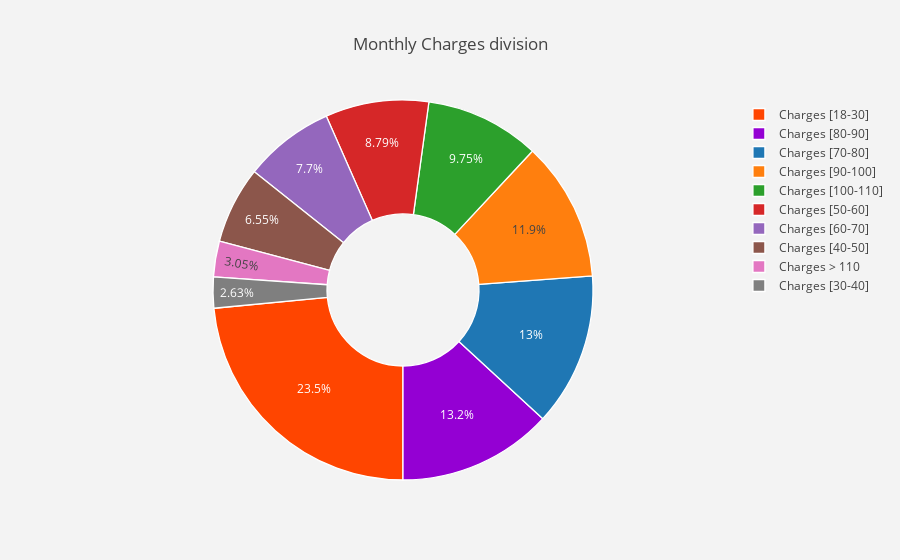

The notebook cell this image was saved under:
### Code cell
def groupcharges(tlc_db) :
    
    if tlc_db["MonthlyCharges"] <= 30 :
        return "Charges [18-30]"
    elif (tlc_db["MonthlyCharges"] > 30) & (tlc_db["MonthlyCharges"] <= 40 ):
        return "Charges [30-40]"
    elif (tlc_db["MonthlyCharges"] > 40) & (tlc_db["MonthlyCharges"] <= 50) :
        return "Charges [40-50]"
    elif (tlc_db["MonthlyCharges"] > 50) & (tlc_db["MonthlyCharges"] <= 60) :
        return "Charges [50-60]"
    elif (tlc_db["MonthlyCharges"] > 60) & (tlc_db["MonthlyCharges"] <= 70) :
        return "Charges [60-70]"
    elif (tlc_db["MonthlyCharges"] > 70) & (tlc_db["MonthlyCharges"] <= 80) :
        return "Charges [70-80]"
    elif (tlc_db["MonthlyCharges"] > 80) & (tlc_db["MonthlyCharges"] <= 90) :
        return "Charges [80-90]"
    elif (tlc_db["MonthlyCharges"] > 90) & (tlc_db["MonthlyCharges"] <= 100) :
        return "Charges [90-100]"
    elif (tlc_db["MonthlyCharges"] > 100) & (tlc_db["MonthlyCharges"] <= 110) :
        return "Charges [100-110]"
    elif tlc_db["MonthlyCharges"] > 110 :
        return "Charges > 110"
tlc_db["Charges_grouped"] = tlc_db.apply(lambda tlc_db:groupcharges(tlc_db),
                                      axis = 1)

lab = tlc_db["Charges_grouped"].value_counts().keys().tolist()
#values
val = tlc_db["Charges_grouped"].value_counts().values.tolist()

trace = pgo.Pie(labels = lab ,
               values = val ,
               marker = dict(colors =  [ 'orangered' ,'darkviolet'],
                             line = dict(color = "white",
                                         width =  1.3)
                            ),
               rotation = 180,
               hoverinfo = "label+value+text",
               hole = .4
              )
layout = pgo.Layout(dict(title = "Monthly Charges division",
                        plot_bgcolor  = "rgb(243,243,243)",
                        paper_bgcolor = "rgb(243,243,243)",
                       )
                  )

data = [trace]
fig = pgo.Figure(data = data,layout = layout)
py.iplot(fig)

### Figure 1 — Plotly figure (JSON) as saved in the notebook; plotly's stock layout.template omitted (floating-point values rounded to 4 significant figures)
{"data": [{"hole": 0.4, "hoverinfo": "label+value+text", "labels": ["Charges [18-30]", "Charges [80-90]", "Charges [70-80]", "Charges [90-100]", "Charges [100-110]", "Charges [50-60]", "Charges [60-70]", "Charges [40-50]", "Charges > 110", "Charges [30-40]"], "marker": {"colors": ["orangered", "darkviolet"], "line": {"color": "white", "width": 1.3}}, "rotation": 180, "type": "pie", "uid": "3ad22774-ac55-4bca-8427-d5f54f3eec39", "values": [1653, 927, 917, 837, 687, 619, 542, 461, 215, 185]}], "layout": {"paper_bgcolor": "rgb(243,243,243)", "plot_bgcolor": "rgb(243,243,243)", "title": {"text": "Monthly Charges division"}}}
